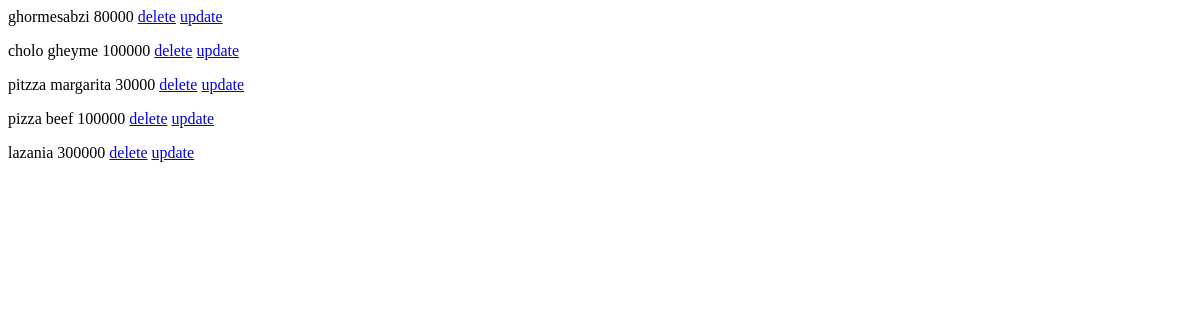
Before: /foodlist/ with the older database file.
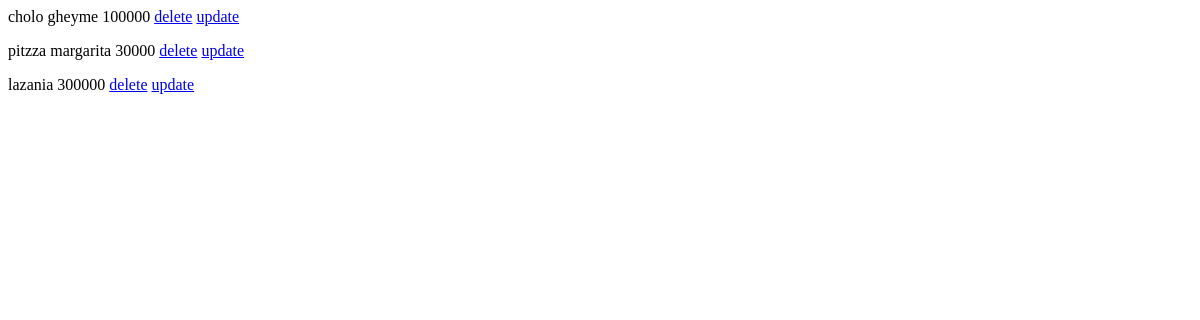
After: the same page with the newer database file.
### A/models.py (models this page shows, shortened)
class Food(models.Model):
    name= models.CharField(max_length=100)
    preparing_time=models.CharField(max_length=100)
    cost=models.CharField(max_length=100)
    final_price=models.CharField(max_length=100)

### A/views.py (the view)
# urls.py: path('foodlist/' , views.FoodListView.as_view() , name='food_list'),
class FoodListView(ListView):
        queryset=Food.objects.all()
        template_name='foodlist.html'
        context_object_name='foods'

### A/templates/foodlist.html
{%for food in foods%}
    <p>{{food.name}} {{food.cost}}  <a href="{% url 'cbv:delete_item' food.id %}">delete</a>
    <a href="{% url 'cbv:update_food' food.id %}">update</a></p>
{%endfor%}

Changed rows visible on the page:
removed Food: name "ghormesabzi", cost "80000"
removed Food: name "pizza beef", cost "100000"
